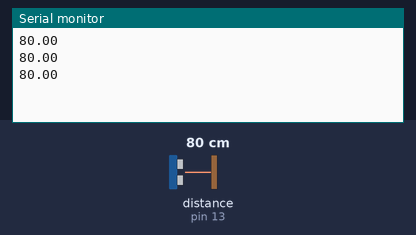
Simulated run of this sketch. Board: Arduino Uno, built with avr-gcc and run on an emulated ATmega328P. On the bench: the last lines printed to the serial monitor. Inputs (shaded band) come from the test bench; at power-on: distance to the obstacle (sensor on pin 13) 80 cm. The echo pulse lasts 58.3 µs per cm.

Above: at 1.3 s.
1.4 s: distance to the obstacle (sensor on pin 13) set to 2 cm
At 1.9 s:
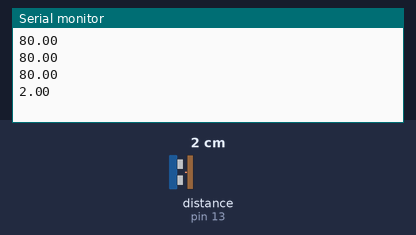
2.9 s: distance to the obstacle (sensor on pin 13) set to 4 cm
At 3.4 s:
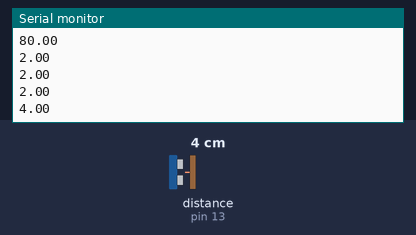
Timing chart, 0 to 5.9 s (numbered marks = the images above; inputs shaded):
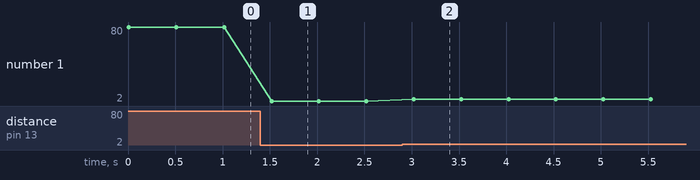

Measured:
- after the input at 1.4 s, the serial monitor: prints a new line after 0.12 s (image 1)
- after the input at 2.9 s, the serial monitor: prints a new line after 0.12 s (image 2)
- plotted number 1: 80 → 2 after the input at 1.4 s, 2 → 4 after the input at 2.9 s

The sketch:

ultrasonic_app.ino
```cpp
/*
 * IOT Leitura de sensor utilizando Bluetooth, APP Android
 * @author Guilherme
 *
 */
#include <Ultrasonic.h>

/*
 * Pass as a parameter the trigger and echo pin, respectively,
 * or only the signal pin (for sensors 3 pins), like:
 * Ultrasonic ultrasonic(13);
 */
Ultrasonic ultrasonic(12, 13);
float distancia;

void setup() {
  Serial.begin(9600);
}

void loop() {
  distancia = ultrasonic.read();

  Serial.println(distancia);
  Serial.print("");
  delay(500);
}
```
